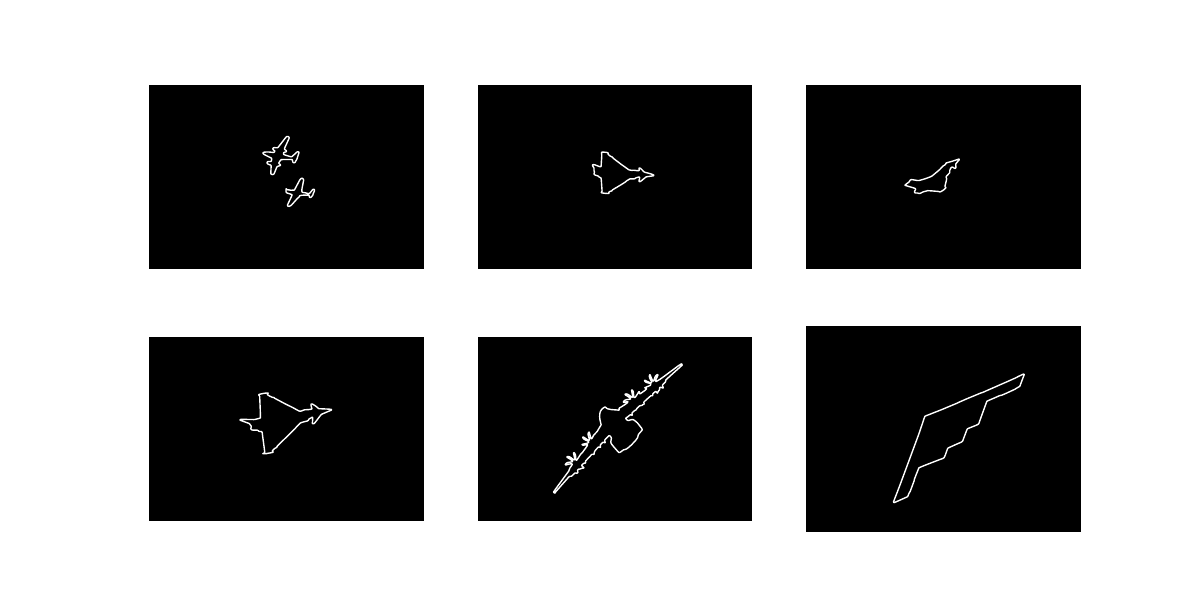

This figure's Python source:
from skimage import io, filters, color, measure
import numpy as np
import matplotlib.pyplot as plt

PLANES = (
    'samolot01.jpg',
    'samolot08.jpg', 
    'samolot09.jpg', 
    'samolot10.jpg', 
    'samolot11.jpg', 
    'samolot17.jpg'
)


def get_contours(image):
    return measure.find_contours(image)


def prepare_image(image):
    img = color.rgb2gray(image)
    return filters.gaussian(img, sigma=2)


def main():
    plt.figure(figsize=(12, 6))
    for i in range(len(PLANES)):
        plt.subplot(2, 3, i+1)
        image = io.imread(PLANES[i])
        h, w = image.shape[0], image.shape[1]
        black_img = np.zeros((h, w))
        image = prepare_image(image)
        contours = measure.find_contours(image)

        plt.imshow(black_img, cmap='gray')

        for contour in contours:
            plt.plot(contour[:, 1], contour[:, 0], linewidth=1, color='w')
        
        plt.xticks([])
        plt.yticks([])

    plt.savefig('simple_contour.pdf')


if __name__ == '__main__':
    main()